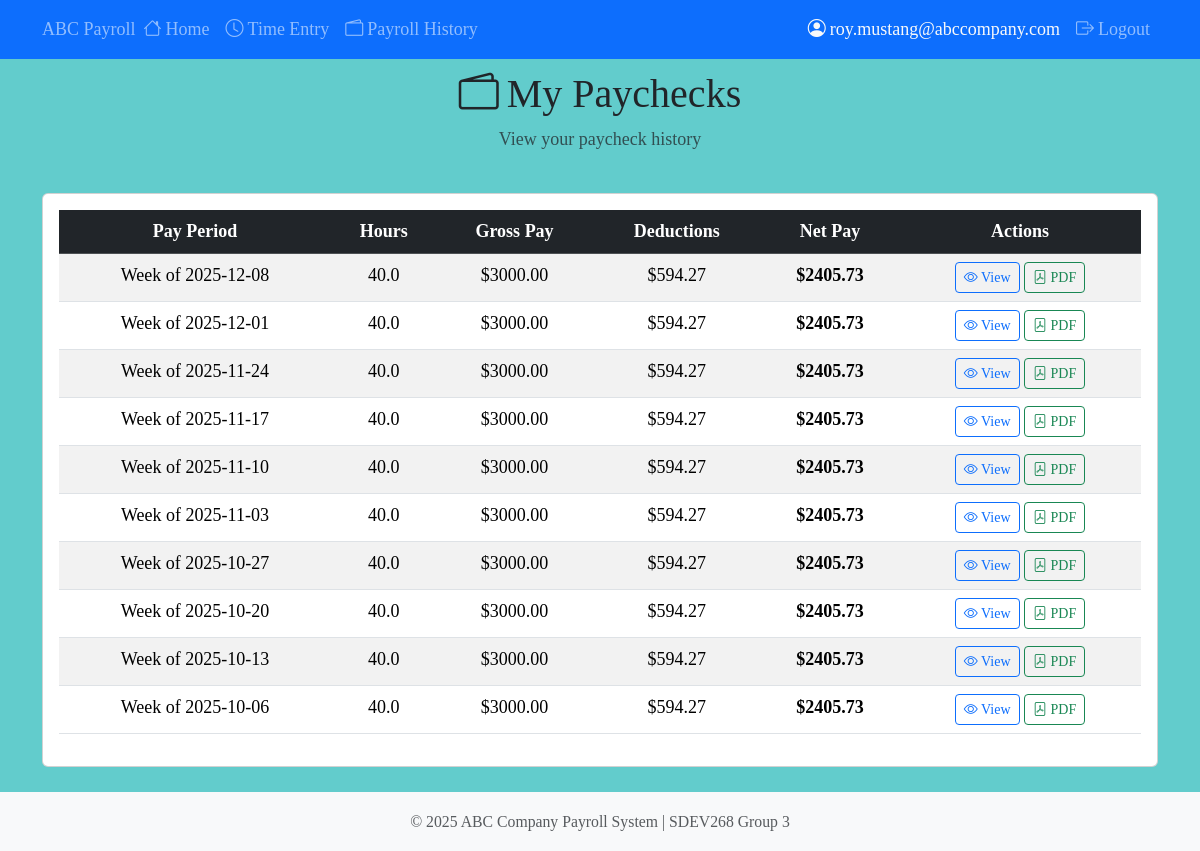
Screenshot of /employee/payroll-history (signed in) with the database file from the repository.
### tables this page shows
CREATE TABLE payroll_details (
    payroll_detail_id INTEGER PRIMARY KEY AUTOINCREMENT,
    payroll_id INTEGER NOT NULL,
    employee_id TEXT NOT NULL,

    regular_hours REAL NOT NULL DEFAULT 0,
    overtime_hours REAL NOT NULL DEFAULT 0,
    saturday_hours REAL NOT NULL DEFAULT 0,
    pto_hours REAL NOT NULL DEFAULT 0,
    total_hours REAL NOT NULL DEFAULT 0,

    base_pay REAL NOT NULL DEFAULT 0,
    overtime_pay REAL NOT NULL DEFAULT 0,
    saturday_pay REAL NOT NULL DEFAULT 0,
    gross_pay REAL NOT NULL DEFAULT 0,

    medical_deduction REAL NOT NULL DEFAULT 0,
    dependent_stipend REAL NOT NULL DEFAULT 0,

    taxable_income REAL NOT NULL DEFAULT 0,

    state_tax REAL NOT NULL DEFAULT 0,
    federal_tax_employee REAL NOT NULL DEFAULT 0,
    social_security_employee REAL NOT NULL DEFAULT 0,
    medicare_employee REAL NOT NULL DEFAULT 0,
    total_employee_taxes REAL NOT NULL DEFAULT 0,

    net_pay REAL NOT NULL DEFAULT 0,

    federal_tax_employer REAL NOT NULL DEFAULT 0,
    social_security_employer REAL NOT NULL DEFAULT 0,
    medicare_employer REAL NOT NULL DEFAULT 0,
    total_employer_taxes REAL NOT NULL DEFAULT 0,

    calculated_date TEXT NOT NULL DEFAULT (datetime('now', 'localtime')),

    FOREIGN KEY (payroll_id) REFERENCES payroll_periods(payroll_id),
    FOREIGN KEY (employee_id) REFERENCES employees(employee_id),
    UNIQUE(payroll_id, employee_id)
);

CREATE TABLE payroll_periods (
    payroll_id INTEGER PRIMARY KEY AUTOINCREMENT,
    period_start_date TEXT NOT NULL,
    period_end_date TEXT NOT NULL,
    processed_date TEXT,
    is_locked INTEGER NOT NULL DEFAULT 0,
    processed_by TEXT,
    created_date TEXT NOT NULL DEFAULT (datetime('now', 'localtime')),
    UNIQUE(period_start_date, period_end_date),
    CHECK (date(period_end_date) >= date(period_start_date))
);

### src/routes/employee.py (the view)
@bp.route("/payroll-history")
@login_required
def payroll_history():
    employee_id = session.get("employee_id")
    history = []
    if employee_id:
        success, message, history = payroll_controller.get_payroll_history(employee_id, limit=10)
    return render_template("employee/payroll_history.html", payroll_history=history)

### src/controllers/payroll_controller.py (called while the page is built)
    def get_payroll_history(
        self,
        employee_id: str,
        limit: int | None = None,
    ) -> tuple[bool, str, list[PayrollDetail]]:
        try:
            history = PayrollDetail.get_by_employee(employee_id, limit)
            return True, f"Retrieved {len(history)} payroll records", history
        except Exception as e:
            return False, f"Error retrieving payroll history: {e!s}", []

### src/models/base_model.py (called while the page is built)
    @classmethod
    def get_connection(cls) -> sqlite3.Connection:
        conn = sqlite3.connect(cls.DB_PATH, timeout=30.0)
        conn.row_factory = sqlite3.Row
        return conn

    @classmethod
    def execute_query(cls, query: str, params: tuple = ()) -> list[sqlite3.Row]:
        conn = cls.get_connection()
        cursor = conn.cursor()
        cursor.execute(query, params)
        results = cursor.fetchall()
        conn.close()
        return results

### src/models/payroll.py (called while the page is built, shortened)
    @classmethod
    def get_by_employee(
        cls, employee_id: str, limit: int | None = None
    ) -> list["PayrollDetail"]:
        if limit:
            query = """
                SELECT pd.*, pp.period_start_date, pp.period_end_date
                FROM payroll_details pd
                JOIN payroll_periods pp ON pd.payroll_id = pp.payroll_id
                WHERE pd.employee_id = ?
                ORDER BY pp.period_start_date DESC
                LIMIT ?
            """
            params = (employee_id, limit)
        rows = cls.execute_query(query, params)
        return [cls._row_to_payroll_detail(row) for row in rows]

### src/routes/employee.py (called while the page is built)
def login_required(f):
    from functools import wraps
    @wraps(f)
    def decorated_function(*args, **kwargs):
        if not session.get("user_id"):
            flash("Please log in to access this page.", "error")
            return redirect(url_for("auth.login"))
        return f(*args, **kwargs)
    return decorated_function

### src/templates/employee/payroll_history.html (shortened to what this page needs)
{% extends "base.html" %}
{% block content %}
<div class="row mb-4">
    <div class="col">
        <h1><i class="bi bi-wallet2 me-2"></i>My Paychecks</h1>
        <p class="text-muted">View your paycheck history</p>
    </div>
</div>
<div class="card">
    <div class="card-body">
        {% if payroll_history %}
        <div class="table-responsive">
            <table class="table table-striped table-hover">
                <thead class="table-dark">
                    <tr>
                        <th>Pay Period</th>
                        <th>Hours</th>
                        <th>Gross Pay</th>
                        <th>Deductions</th>
                        <th>Net Pay</th>
                        <th>Actions</th>
                    </tr>
                </thead>
                <tbody>
                    {% for payroll in payroll_history %}
                    <tr>
                        <td>Week of {{ payroll.period_start_date if payroll.period_start_date else 'N/A' }}</td>
                        <td>{{ payroll.total_hours }}</td>
                        <td>${{ "%.2f" | format(payroll.gross_pay) }}</td>
                        <td>${{ "%.2f" | format(payroll.total_employee_taxes + payroll.medical_deduction) }}</td>
                        <td><strong>${{ "%.2f" | format(payroll.net_pay) }}</strong></td>
                        <td>
                            <a href="{{ url_for('employee.paycheck_detail', payroll_detail_id=payroll.payroll_detail_id) }}"
                               class="btn btn-sm btn-outline-primary">
                                <i class="bi bi-eye"></i> View
                            </a>
                            <a href="{{ url_for('employee.download_paycheck_pdf', payroll_detail_id=payroll.payroll_detail_id) }}"
                                class="btn btn-sm btn-outline-success">
                                <i class="bi bi-file-pdf"></i> PDF
                            </a>
                        </td>
                    </tr>
                    {% endfor %}
                </tbody>
            </table>
        </div>
        {% else %}
        <div class="text-center py-5">
            <i class="bi bi-wallet fs-1 text-muted"></i>
            <p class="text-muted mt-2">No paycheck history available.</p>
        </div>
        {% endif %}
    </div>
</div>
{% endblock %}

### src/static/css/PayrollStyle.css (style rules this page uses)
body { font-family: 'Times New Roman', serif; text-align: center; font-size: large; background-color: #62cccc; }

### rows the page displays
payroll_details: period_start_date "2025-12-08", total_hours "40.0", gross_pay "3000.00", payroll.total_employee_taxes+payroll.medical_deduction "594.27", net_pay "2405.73"
payroll_details: period_start_date "2025-12-01", total_hours "40.0", gross_pay "3000.00", payroll.total_employee_taxes+payroll.medical_deduction "594.27", net_pay "2405.73"
payroll_details: period_start_date "2025-11-24", total_hours "40.0", gross_pay "3000.00", payroll.total_employee_taxes+payroll.medical_deduction "594.27", net_pay "2405.73"
payroll_details: period_start_date "2025-11-17", total_hours "40.0", gross_pay "3000.00", payroll.total_employee_taxes+payroll.medical_deduction "594.27", net_pay "2405.73"
payroll_details: period_start_date "2025-11-10", total_hours "40.0", gross_pay "3000.00", payroll.total_employee_taxes+payroll.medical_deduction "594.27", net_pay "2405.73"
payroll_details: period_start_date "2025-11-03", total_hours "40.0", gross_pay "3000.00", payroll.total_employee_taxes+payroll.medical_deduction "594.27", net_pay "2405.73"
payroll_details: period_start_date "2025-10-27", total_hours "40.0", gross_pay "3000.00", payroll.total_employee_taxes+payroll.medical_deduction "594.27", net_pay "2405.73"
payroll_details: period_start_date "2025-10-20", total_hours "40.0", gross_pay "3000.00", payroll.total_employee_taxes+payroll.medical_deduction "594.27", net_pay "2405.73"
payroll_details: period_start_date "2025-10-13", total_hours "40.0", gross_pay "3000.00", payroll.total_employee_taxes+payroll.medical_deduction "594.27", net_pay "2405.73"
payroll_details: period_start_date "2025-10-06", total_hours "40.0", gross_pay "3000.00", payroll.total_employee_taxes+payroll.medical_deduction "594.27", net_pay "2405.73"

### other values shown
{{ session.get('username', 'User') }} "roy.mustang@abccompany.com"
